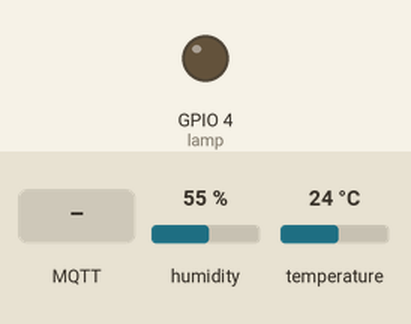
The sketch below on a simulated ESP8266 (NodeMCU). Parts: output pins drawn as LEDs (lit = HIGH). The test bench sets the inputs (shaded band); at power-on: humidity 55 %, temperature 24 °C. WiFi joins after 1.5 s; servers stay silent unless stated; no MQTT or app messages arrive unless stated; what the sketch prints to the serial monitor is not drawn.

Above: at 2.7 s.
2.8 s: MQTT message "on" arrives on the first subscribed topic
At 3.7 s:
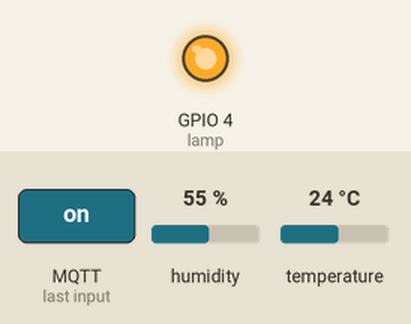
4.3 s: MQTT message "off" arrives on the first subscribed topic
At 4.8 s:
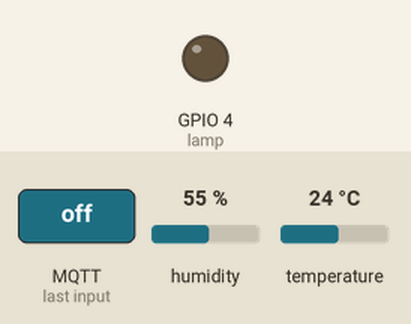
Timing chart, 0 to 7.3 s (numbered marks = the images above; inputs shaded):
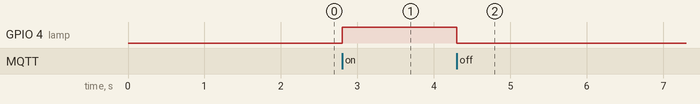

The sketch:

MQTT_DHT11_LED.ino
```cpp
#include <ESP8266WiFi.h>
#include <PubSubClient.h>
#include "DHT.h"
#define DHTTYPE DHT11   // DHT 11
const char* ssid = "YOUR SSID";
const char* password = "YOUR PASSWORD";
const char* mqtt_server = "broker.mqttdashboard.com";
const char* pubTopicT = "GROUPNAME/temperature";
const char* pubTopicH ="GROUPNAME/humidity";
const char* subTopicLED = "GROUPNAME/LED";
const int DHTPin = 5;
const int lamp = 4;

/* Please use the following group names
 * vCANTEEN
 * LOCKER
 * PARKING
 * CUMAP
 * HYPERBORA
 * MONKOL
 */

DHT dht(DHTPin, DHTTYPE);
WiFiClient espClient;
PubSubClient client(espClient);

// Timers auxiliar variables
long now = millis();
long lastMeasure = 0;

void setup_wifi() {
  delay(10);
  // We start by connecting to a WiFi network
  Serial.println();
  Serial.print("Connecting to ");
  Serial.println(ssid);
  WiFi.begin(ssid, password);
  while (WiFi.status() != WL_CONNECTED) {
    delay(500);
    Serial.print(".");
  }
  Serial.println("");
  Serial.print("WiFi connected - ESP IP address: ");
  Serial.println(WiFi.localIP());
}

// This functions is executed when some device publishes a message to a topic that your ESP8266 is subscribed to
// Change the function below to add logic to your program, so when a device publishes a message to a topic that
// your ESP8266 is subscribed you can actually do something
void callback(String topic, byte* message, unsigned int length) {
  Serial.print("Message arrived on topic: ");
  Serial.print(topic);
  Serial.print(". Message: ");
  String messageTemp;

  for (int i = 0; i < length; i++) {
    Serial.print((char)message[i]);
    messageTemp += (char)message[i];
  }
  Serial.println();

  // Feel free to add more if statements to control more GPIOs with MQTT

  // If a message is received on the topic room/lamp, you check if the message is either on or off. Turns the lamp GPIO according to the message
  if(topic==subTopicLED){
      Serial.print("Changing Room lamp to ");
      if(messageTemp == "on"){
        digitalWrite(lamp, HIGH);
        Serial.print("On");
      }
      else if(messageTemp == "off"){
        digitalWrite(lamp, LOW);
        Serial.print("Off");
      }
  }
  Serial.println();
}

// This functions reconnects your ESP8266 to your MQTT broker
// Change the function below if you want to subscribe to more topics with your ESP8266
void reconnect() {
  // Loop until we're reconnected
  while (!client.connected()) {
    Serial.print("Attempting MQTT connection...");
    // Attempt to connect
    /*
     YOU MIGHT NEED TO CHANGE THIS LINE, IF YOU'RE HAVING PROBLEMS WITH MQTT MULTIPLE CONNECTIONS
     To change the ESP device ID, you will have to give a new name to the ESP8266.
     Here's how it looks:
       if (client.connect("ESP8266Client")) {
     You can do it like this:
       if (client.connect("ESP1_Office")) {
     Then, for the other ESP:
       if (client.connect("ESP2_Garage")) {
      That should solve your MQTT multiple connections problem
    */
    if (client.connect("ESP8266Client")) {
      Serial.println("connected");
      // Subscribe or resubscribe to a topic
      // You can subscribe to more topics (to control more LEDs in this example)
      client.subscribe(subTopicLED);
    } else {
      Serial.print("failed, rc=");
      Serial.print(client.state());
      Serial.println(" try again in 5 seconds");
      // Wait 5 seconds before retrying
      delay(5000);
    }
  }
}

// The setup function sets your ESP GPIOs to Outputs, starts the serial communication at a baud rate of 115200
// Sets your mqtt broker and sets the callback function
// The callback function is what receives messages and actually controls the LEDs
void setup() {
  pinMode(lamp, OUTPUT);
  dht.begin();
  Serial.begin(115200);
  setup_wifi();
  client.setServer(mqtt_server, 1883);
  client.setCallback(callback);
}

void loop() {
  //ensure that you ESP is connected to your broker
  if (!client.connected()) {
    reconnect();}
  if(!client.loop()) {
    client.connect("ESP8266Client");}

  // Publishes new temperature and humidity every 10 seconds
  now = millis();
  if (now - lastMeasure > 10000) {
    lastMeasure = now;

    float h = dht.readHumidity();
    float t = dht.readTemperature();

    // Check if any reads failed and exit early (to try again).
    if (isnan(h) || isnan(t) ) {
      Serial.println("Failed to read from DHT sensor!");
      return;
    }

    static char temperatureTemp[7];
    dtostrf(t, 6, 2, temperatureTemp);
    static char humidityTemp[7];
    dtostrf(h, 6, 2, humidityTemp);
    client.publish(pubTopicT, temperatureTemp);
    client.publish(pubTopicH, humidityTemp);
    Serial.print("Humidity: ");
    Serial.print(h);
    Serial.print(" %\t Temperature: ");
    Serial.print(t);
    Serial.println(" *C ");
  }
}
```

Measured:
- after the input at 2.8 s, GPIO 4 (lamp): LOW → HIGH at once
- after the input at 4.3 s, GPIO 4 (lamp): HIGH → LOW at once
